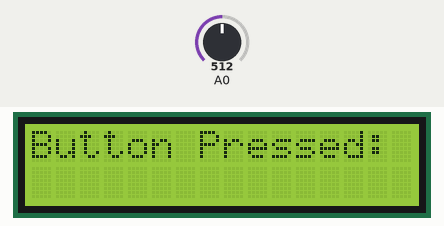
Simulated run of this sketch. Board: Arduino Uno, built with avr-gcc and run on an emulated ATmega328P. Parts: 16×2 character LCD. The inputs (shaded band) are chosen by the test bench; at power-on: A0 = 512.

Above: at 1.2 s.
1.3 s: A0 set to 490
At 2.1 s:
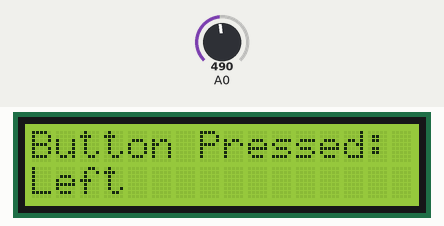
2.8 s: A0 set to 510
At 3.3 s:
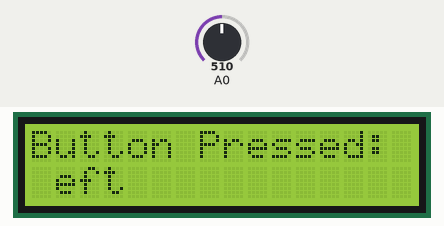
4.3 s: A0 set to 340
At 5.5 s:
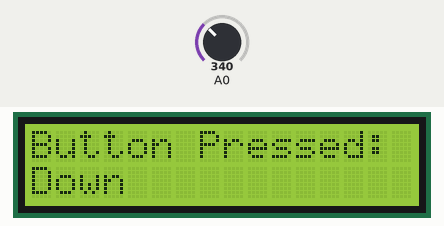
5.8 s: A0 set to 360
At 6.8 s:
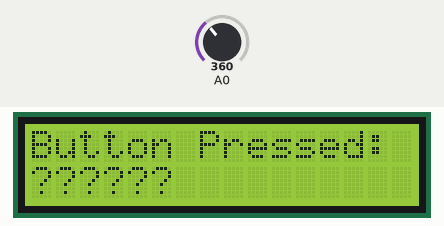
7.3 s: A0 set to 306
At 7.9 s:
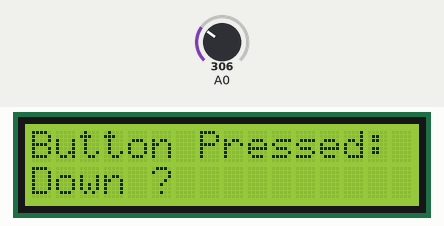
8.8 s: A0 set to 140
At 10.2 s:
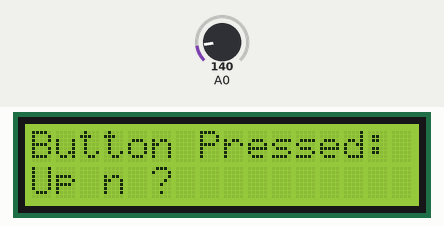
Timing chart, 0 to 11.3 s (numbered marks = the images above; inputs shaded):
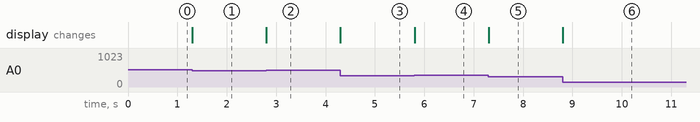

The sketch:

button_lcd_press_read.ino
```cpp
#include <LiquidCrystal.h>

#define btnRIGHT 0
#define btnUP 1
#define btnDOWN 2
#define btnLEFT 3
#define btnSELECT 4
#define btnNONE 5
#define btnUNKNOWN 6

int readkeypad(){
      int adc_key_in = analogRead(0); //
      int ret = btnUNKNOWN;

      if (adc_key_in < 50) ret = btnRIGHT;
      if ((adc_key_in > 500) && (adc_key_in < 1150)) ret = btnNONE;
      if ( (adc_key_in > 120) && (adc_key_in < 150) ) ret = btnUP;
      if ( (adc_key_in > 250) && (adc_key_in < 350) ) ret = btnDOWN;
      if ( (adc_key_in > 450) && (adc_key_in < 500) ) ret = btnLEFT;
      if ( (adc_key_in > 700) && (adc_key_in < 750) ) ret = btnSELECT;

      return ret;
}

// Just for ease of displaying
const char *button[7] ={"Right ", "Up ", "Down ", "Left ", "Select ", " ", "??????"};

LiquidCrystal lcd(8, 9, 4, 5, 6, 7);

void setup() {
      lcd.begin(16, 2);
}

void loop() {
      lcd.setCursor(0, 0);
      lcd.print("Button Pressed:");
      lcd.setCursor(0, 1);
      lcd.print(button[readkeypad()]);
}
```

Measured:
- after the input at 1.3 s, the display: changes at once (image 1)
- after the input at 2.8 s, the display: changes at once (image 2)
- after the input at 4.3 s, the display: changes at once (image 3)
- after the input at 5.8 s, the display: changes at once (image 4)
- after the input at 7.3 s, the display: changes at once (image 5)
- after the input at 8.8 s, the display: changes at once (image 6)
